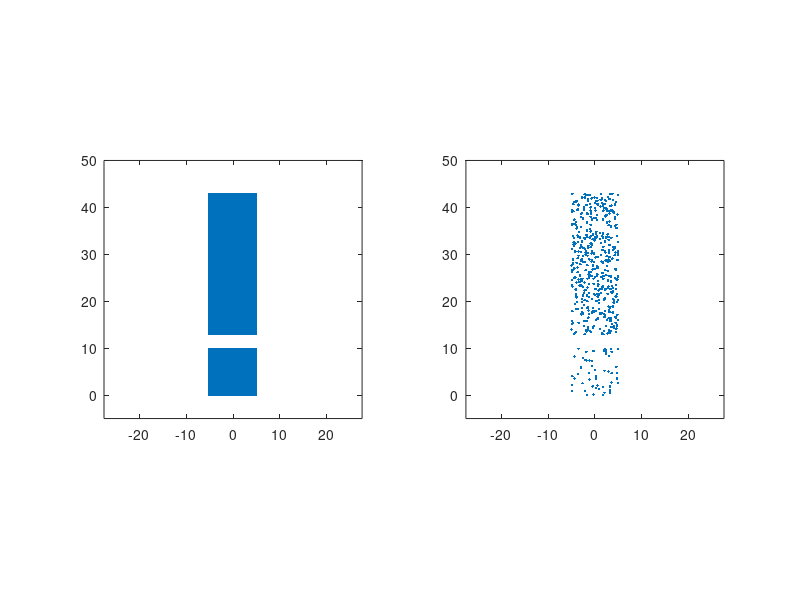

Reproduce this figure in MATLAB. (Note: this script raises an error after producing the figure.)
clear all 
close all



%%
%%%%%%%%%%%%%%%%%%%%%%%% make sq %%%%%%%%%%%%%%%%%%%%%%%%%%%%%%%%%%%%%%%%%%
%%%%%%%%%%%%%%%%%%%%%%%%%%%%%%%%%%%%%%%%%%%%%%%%%%%%%%%%%%%%%%%%%%%%%%%%%%%
numbPointsFactor = 2;
% space = 0.2;
% xlength = 25*numbPointsFactor;
% ylength = 25*numbPointsFactor;

space = 0.1675;
xlength = 30*numbPointsFactor;
ylength = 30*numbPointsFactor;


dataSqAllX = [];
dataSqAllY = [];
counter1 = 0;

for n = 1 : xlength
    
    counter2 = 0;

    for nn = 1 : ylength
        
        dataSqX = counter1;
        dataSqY = counter2;

%         
%         plot(dataSqX,dataSqY,'.')
%         hold on
%         pause
        dataSqAllX = [dataSqAllX dataSqX];
        dataSqAllY = [dataSqAllY dataSqY];

    counter2 = counter2 + space;

    end
    counter1 = counter1 + space;

end

%%
%%%%%%%%%%%%%%% make elongated cluster %%%%%%%%%%%%%%%%%%%%%%%%%%%%%%%%%%%%
%%%%%%%%%%%%%%%%%%%%%%%%%%%%%%%%%%%%%%%%%%%%%%%%%%%%%%%%%%%%%%%%%%%%%%%%%%%

space = 0.1;
xlength = 50*numbPointsFactor;
ylength = 150*numbPointsFactor;

dataSqAllX2 = [];
dataSqAllY2 = [];
counter1 = 0;

for n = 1 : xlength
    
    counter2 = 0;

    for nn = 1 : ylength
        
        dataSqX2 = counter1;
        dataSqY2 = counter2;

%         
%         plot(dataSqX2,dataSqY2,'.')
%         hold on
%          pause
        dataSqAllX2 = [dataSqAllX2 dataSqX2];
        dataSqAllY2 = [dataSqAllY2 dataSqY2];

    counter2 = counter2 + space;

    end
    counter1 = counter1 + space;

end




%%
%%%%%%%% assemble data set %%%%%%%%%%%%%%%%%%%%%%%%%%%%%%%%%%%%%%%%%%%%%%%%
%%%%%%%%%%%%%%%%%%%%%%%%%%%%%%%%%%%%%%%%%%%%%%%%%%%%%%%%%%%%%%%%%%%%%%%%%%%


dataAll1 = [];
dataAll1(:,1) = dataSqAllX;
dataAll1(:,2) = dataSqAllY;

dataAll2 = [];
dataAll2(:,1) = dataSqAllX2;
dataAll2(:,2) = dataSqAllY2 + 13;%orignal value is 13

% dataAll3 = [];
% dataAll3(:,1) = dataSqAllX + 0.5;
% dataAll3(:,2) = dataSqAllY + 45;



dataAll = [];
% dataAll = [dataAll1' dataAll2' dataAll3']';
dataAll = [dataAll1' dataAll2']';

%center in y
dataAll(:,2) = dataAll(:,2);
dataAll(:,1) = dataAll(:,1)-5;


%%
%%%%%%%%%%% pick rand numbers from distribution %%%%%%%%%%%%%%%%%%%%%%%%%%%
%%%%%%%%%%%%%%%%%%%%%%%%%%%%%%%%%%%%%%%%%%%%%%%%%%%%%%%%%%%%%%%%%%%%%%%%%%%

indperm = randperm(length(dataAll));
data = dataAll(indperm(1:500),:);



figure
subplot(1,2,1)
plot(dataAll(:,1),dataAll(:,2), '.')
axis square
axis([-27.5 27.5 -5 50])


subplot(1,2,2)
plot(data(:,1),data(:,2), '.')
axis square
axis([-27.5 27.5 -5 50])

%%
%%%%%%%%%%%%%% save data set %%%%%%%%%%%%%%%%%%%%%%%%%%%%%%%%%%%%%%%%%%%%%%
%%%%%%%%%%%%%%%%%%%%%%%%%%%%%%%%%%%%%%%%%%%%%%%%%%%%%%%%%%%%%%%%%%%%%%%%%%%

save('exclamationMarkUnif_6.mat' ,'data')

%%
%%%%%%%%%%%%% apply density peak clustering %%%%%%%%%%%%%%%%%%%%%%%%%%%%%%%
%%%%%%%%%%%%%%%%%%%%%%%%%%%%%%%%%%%%%%%%%%%%%%%%%%%%%%%%%%%%%%%%%%%%%%%%%%%

makePlot = 0;
numbPointsToShow = 100;
distAlreadyCalc = 0;
percent = 1 : 1: 100;
percOrdc = 1;
multirep = 10;
clear var densityPeaksClusteringStruct

for n  = 1 : length(percent)

    tic
[indClusterCenters,clusterCore,clusterHalo,diffDiviation,diffDiviationReg,diffDiviationNorm,difference,deviationNorm,idx,distanceSquare,rho,delta,gama,dc(n)] = densityPeaksClusteringRandCorrectDc_3(data,percent(n),percOrdc,multirep,distAlreadyCalc,numbPointsToShow,makePlot);
toc
clusterAssign = clusterCore + clusterHalo;

%%
%%%%%%%%%%%%%%%%%% save variables %%%%%%%%%%%%%%%%%%%%%%%%%%%%%%%%%%%%%%%%%
%%%%%%%%%%%%%%%%%%%%%%%%%%%%%%%%%%%%%%%%%%%%%%%%%%%%%%%%%%%%%%%%%%%%%%%%%%%

densityPeaksClusteringStruct(n).indClusterCenters = indClusterCenters;
densityPeaksClusteringStruct(n).clusterCore = clusterCore;
densityPeaksClusteringStruct(n).clusterHalo = clusterHalo;
densityPeaksClusteringStruct(n).diffDiviation = diffDiviation;
densityPeaksClusteringStruct(n).diffDiviationReg = diffDiviationReg;
densityPeaksClusteringStruct(n).diffDiviationNorm = diffDiviationNorm;
densityPeaksClusteringStruct(n).difference = difference;
densityPeaksClusteringStruct(n).idx = idx;
% densityPeaksClusteringStruct(n).indClusterCenters = distanceSquare;
densityPeaksClusteringStruct(n).rho = rho;
densityPeaksClusteringStruct(n).delta = delta;
densityPeaksClusteringStruct(n).gama = gama;
densityPeaksClusteringStruct(n).clusterAssign = clusterAssign;
densityPeaksClusteringStruct(n).deviationNorm = deviationNorm;



end


%%
%%%%%%%%%%%%%% make found number of clusters matrix %%%%%%%%%%%%%%%%%%%%%%%
%%%%%%%%%%%%%%%%%%%%%%%%%%%%%%%%%%%%%%%%%%%%%%%%%%%%%%%%%%%%%%%%%%%%%%%%%%%

numbPointsToShow = 5;
%make zero matrix with correct size
numbClustersMatrix = zeros( length(densityPeaksClusteringStruct), numbPointsToShow);

for nn = 1 : length(densityPeaksClusteringStruct)
    
    
numbClusters = length(densityPeaksClusteringStruct(nn).indClusterCenters);

numbClustersMatrix(nn,numbClusters) = 1;


end

% figure
% imagesc(numbClustersMatrix)
% % axis off
% axis square
% colormap gray
% xlabel('Number of clusters')
% ylabel('dc (%)')



%%
%%%%%%%%%%%%%  make plot %%%%%%%%%%%%%%%%%%%%%%%%%%%%%%%%%%%%%%%%%%%%%%%%%%
%%%%%%%%%%%%%%%%%%%%%%%%%%%%%%%%%%%%%%%%%%%%%%%%%%%%%%%%%%%%%%%%%%%%%%%%%%%

%calcualte density for 
nBins = 30;
xb = linspace(-27.5, 27.5,nBins);
yb = linspace(-5,50,nBins);

edges{1} = xb;
edges{2} = yb;

% hist3(X,'Edges',edges)
[N,C] = hist3(dataAll,'Edges',edges);


figure
subplot(1,3,1)
% plot(dataAll(:,1),dataAll(:,2), 'k.')
% figure
contourf(xb,yb, (N/(max(max(N))))',6)
axis square
axis([-27.5 27.5 -5 50])
xlabel('Dim 1')
ylabel('Dim 2')

subplot(1,3,2)
plot(data(:,1),data(:,2), 'k.')
axis square
axis([-27.5 27.5 -5 50])
box off
xlabel('Dim 1')
ylabel('Dim 2')

subplot(1,3,3)
imagesc(numbClustersMatrix)
% axis off
axis square
colormap gray
xlabel('Number of clusters')
ylabel('dc (%)')


%%
%%%%%%%%%%%%% apply density peak clustering %%%%%%%%%%%%%%%%%%%%%%%%%%%%%%%
%%%%%%%%%%%%%%%%%%%%%%%%%%%%%%%%%%%%%%%%%%%%%%%%%%%%%%%%%%%%%%%%%%%%%%%%%%%


makePlot = 0;
numbPointsToShow = 30;
distAlreadyCalc = 0;
percentThis = 17;
percOrdc = 1;
multirep = 0;
[indClusterCenters,clusterCore,clusterHalo,diffDiviation,diffDiviationReg,diffDiviationNorm,difference,deviationNorm,idx,distanceSquare,rho,delta,gama,rhoRand,deltaRand,gamaRand,dc] = densityPeaksClusteringRandCorrectDc_4(data,percentThis,percOrdc,multirep,distAlreadyCalc,numbPointsToShow,makePlot);


clusterAssign = clusterCore + clusterHalo;


%%
%%%%%%%%%%% make density valley clustering %%%%%%%%%%%%%%%%%%%%%%%%%%%%%%%%%
%%%%%%%%%%%%%%%%%%%%%%%%%%%%%%%%%%%%%%%%%%%%%%%%%%%%%%%%%%%%%%%%%%%%%%%%%%%

uniqueClustecentersNumb = unique(clusterAssign);
uniqueClustecentersNumb(find(uniqueClustecentersNumb == 0)) = [];

col =  jet(length(uniqueClustecentersNumb));



figure


subplot(1,3,1)

for n = 1 : length(uniqueClustecentersNumb)% loop through each cluster

plot(rho,data(:,2), 'k.')
hold on
plot(rho(indClusterCenters(n)),data(indClusterCenters(n),2), 'o','MarkerSize',10,'MarkerFaceColor',col(n,:),'MarkerEdgeColor','k');

axis square
box off
ylabel('Dim 2')
xlabel('\rho')

end




subplot(1,3,2)
for n = 1 : length(uniqueClustecentersNumb)% loop through each cluster

plot(rho,delta,'k.') 
hold on
plot(rho(indClusterCenters(n)),delta(indClusterCenters(n)), 'o','MarkerSize',10,'MarkerFaceColor',col(n,:),'MarkerEdgeColor','k');
plot(rhoRand,deltaRand,'.', 'color', [0 0.8 0]) 
axis square
box off
xlabel('\rho')
ylabel('\delta')
end
%

%plot solution
% subplot(2,3,6)
subplot(1,3,3)




 for n = 1 : length(uniqueClustecentersNumb)% loop through each cluster
%       n =1
      %cluster core
      indThisClusterCore = find(clusterAssign == uniqueClustecentersNumb(n));
      
      %cluster halo
%       indThisClusterHalo = find(clusterHalo == uniqueClustecentersNumb(n));
     

      %plot cluster core
      plot(data(indThisClusterCore,1),data(indThisClusterCore,2), '.','color', col(n,:))
      hold on
      
%       plot(data(indThisClusterHalo,1),data(indThisClusterHalo,2), '.','color', col(n,:))%,'MarkerEdgeColor', col(n,:))%,'MarkerSize',2)
      
%       plot(data(indClusterCenters(n),1),data(indClusterCenters(n),2), 'o','MarkerFaceColor', col(n,:),'MarkerEdgeColor', 'k','MarkerSize',10,'lineWidth',3)
      plot(data(indClusterCenters(n),1),data(indClusterCenters(n),2), 'o','MarkerSize',10,'MarkerFaceColor',col(n,:),'MarkerEdgeColor','k');
      box off
%       pause
 end
 axis square
axis([-27.5 27.5 -5 50])
xlabel('Dim 1') 
ylabel('Dim 2') 

